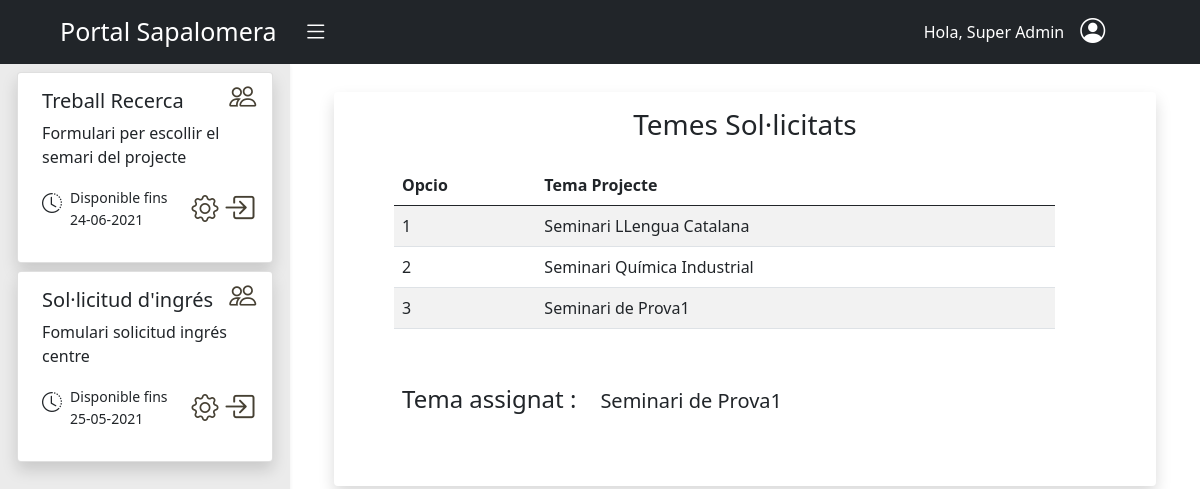
/aplicacions/projecte_batxillerat/ (signed in), run on the app's committed database.
### aplicacions/models.py (models this page shows, shortened)
class Aplicacio(models.Model):
    nom = models.CharField(max_length=30)
    descripcio = models.CharField(max_length=200)
    data_limit_inici = models.DateField()
    data_limit_fi = models.DateField()
    url_acces = models.CharField(max_length=60,blank=True)
    url_backend = models.CharField(max_length=60,blank=True)
    llista_grups = models.ManyToManyField(Group,blank=True)
    llista_encarregats = models.ManyToManyField(User,limit_choices_to={"rol__id_rol":1},blank=True)
    objects = models.Manager()
    llistatAplicacions= LListaAplicacions()
    class Meta:
        verbose_name_plural = 'Aplicacions'

### batxillerat_projecte/models.py (models this page shows)
class Solicitud(models.Model):
    plantajament = models.TextField()
    seminari = models.ForeignKey(Seminari, on_delete=models.CASCADE)
    usuari = models.ForeignKey(User, on_delete=models.CASCADE)
    assignat = models.BooleanField(default=False)
    class Meta:
        permissions = (
            ("enviar_solicitud", "Pot enviar Solicitud"),
        )

class Seminari(models.Model):
    nom = models.CharField(max_length=100)
    departament = models.ForeignKey(Departament, on_delete=models.CASCADE)
    places = models.PositiveSmallIntegerField()
    def __str__(self):
        return self.nom

### batxillerat_projecte/decorators.py (the view)
    def func(request, *args, **kwargs):
        if request.user.groups.first() in llistaGrups or request.user.is_staff:
            return view_func(request, *args, **kwargs)
        else:
            raise PermissionDenied

### aplicacions/modelManagers.py (called while the page is built)
    def per_usuari(self, user):
        today = date.today()
        if user.is_staff:
            return self.get_queryset().all()
        if user.rol.id_rol == 1:
            return self.get_queryset().filter(llista_encarregats__exact=user)
        else:
            return self.get_queryset().filter(llista_grups__in=user.groups.all()).filter(data_limit_fi__gte=today,data_limit_inici__lte=today).distinct()

### batxillerat_projecte/templates/batx_seminaris/solicitud_enviada.html
{% extends "aplicacions/llistar_aplicacions.html" %}
{% block aplicacio %}
{% load static %}
<div class="container">
    <div class="row align-items-center shadow rounded mt-2">
        <h3 class="text-center p-3">Temes Sol·licitats</h3>
        <div class="col-10 ms-5">
            <table class="table table-striped">
                <thead>
                    <tr>
                        <th scope="col">Opcio</th>
                        <th scope="col">Tema Projecte</th>
                    </tr>
                </thead>
                <tbody>
                    {% for solicitud  in llista_solicituds %}
                        <tr>
                            <td>{{ forloop.counter }}</td>
                            <td>{{solicitud.seminari}}</td>
                        </tr>
                    {% endfor %}
                </tbody>
            </table>
            <div class="d-flex flex-nowrap mt-5 pb-3 mb-4 align-items-center p-2 mb-5">
                <h4>Tema assignat : </h4>
                <h5 class="ms-4 pt-1">
                {% for solicitud  in llista_solicituds %}
                    {% if solicitud.assignat == True %}
                        {{solicitud.seminari}}
                    {% endif %}
                {% endfor %}
                </h5>
            </div>
        </div>
    </div>
</div>
{% endblock%}

### aplicacions/templates/aplicacions/llistar_aplicacions.html (shortened to what this page needs)
{% extends "base.html" %} {% block content %}
<div id="wrapper">
    <div class="container-fluid">
        <div id="sidebar-wrapper" class="color-sidebar shadow-sm" style="height:99vh">
            <ul class="sidebar-nav ">
                <div class="row d-flex justify-content-center">
                    <div class="col-11">
                        {% if llista_aplicacions %} {% for aplicacio in llista_aplicacions %}
                        <div class="card mx-1 mt-2 shadow  rounded-2">
                            {% if user.rol.id_rol == 1 or user.is_staff %}
                            <div id="gestioGrupsIcon"  role="button">
                                <a href="{% url 'aplicacions:llistar-grups-encarregats' aplicacio.id %}"><i class="icones-color bi bi-people" style="font-size: 27px;"></i></a>
                            </div>
                            {% endif %}
                            <div class="card-body  ms-2">
                                <h5 class="card-title ">{{ aplicacio.nom }}</h5>
                                <p class="card-text">{{ aplicacio.descripcio }}</p>
                                <div class="row">
                                    <div class="col-1  me-1 mt-1 ">
                                        <i class="bi bi-clock-history fa-9x" style="font-size: 20px;"></i>
                                    </div>
                                    <div class="col-md-auto">
                                        <small>
                                            Disponible fins
                                            <p>{{ aplicacio.data_limit_fi | date:'d-m-Y' }}</p>
                                        </small>
                                    </div>
                                    {% if user.rol.id_rol == 1 or user.is_staff %}
                                    <div role="button" class="col-1 mt-1">
                                        <a {% if aplicacio.url_backend %} href="{% url aplicacio.url_backend %}" {% endif %}><i class="icones-color bi bi-gear" style="font-size: 27px;"></i></a>
                                    </div>
                                    {% endif %}
                                    <div role="button" class="col-1 ms-2">
                                        <a {% if aplicacio.url_acces  %} href="{% url aplicacio.url_acces %}" {% endif %}><i class="icones-color bi bi-box-arrow-in-right" style="font-size: 31px;"></i></a>
                                    </div>
                                </div>
                            </div>
                        </div>
                        {% endfor %}
                        {% endif %}
                    </div>
                </div>
            </ul>
        </div>
        <div id="page-content-wrapper" class="overflow-auto" style="height:85vh">
            <div class="container-fluid">
                {% block aplicacio %}
                {% endblock %}
            </div>
        </div>
    </div>
</div>
{% endblock content %}

### templates/navbar.html (shortened to what this page needs)
<nav class="navbar navbar-expand-lg navbar-dark  bg-dark">
  <div class="container-fluid">
    <a class="navbar-brand ps-5" style="font-size: 25px;">
      Portal Sapalomera
      <i id="menu-toggle" type="button" class="navbar-toggle collapsed bg-dark bi bi-list" style="padding-left: 20px; font-size:25px;"collapse" data-target="#navbar" aria-expanded="false" aria-controls="navbar"></i>
    </a>
    <div style="margin-right: 5%;">
      <ul class="navbar-nav" >
        <li class="nav-item"><a class="nav-link" style="color: white;" >Hola, {{user.get_full_name}}</a></li>
        <div class="dropdown pe-4">
          <a class="p-0 ps-2 text-dark" role="button" id="dropdownMenuLink"  data-bs-toggle="dropdown" aria-expanded="false">
            <i class=" bi bi-person-circle text-white" style="font-size: 25px;"></i>
          </a>
        </div>
      </ul>
    </div>
  </div>
</nav>

### static/css/style.css (style rules this page uses)
#wrapper { padding-left: 0; -webkit-transition: all 0.5s ease; -moz-transition: all 0.5s ease; -o-transition: all 0.5s ease; transition: all 0.5s ease; }
.color-sidebar { background:#EBEBEB !important; }
#sidebar-wrapper { overflow-y: scroll; overflow-x: hidden; position: fixed; left: 290px; z-index: 1000; overflow-y: auto; margin-left: -290px; width: 0; height: 100%; background:#212529; -webkit-transition: all 0.5s ease; -moz-transition: all 0.5s ease; -o-transition: all 0.5s ease; transition: all 0.5s ease; }
#page-content-wrapper { padding: 15px; width: 100%; }
#gestioGrupsIcon { position: absolute; left: 80%; top: 0; transform: translate(30%, 10%); }
.icones-color { color:#464033; }
.sidebar-nav { position: absolute; top: 0; margin: 0; padding: 0; width: 290px; list-style: none; }
@media (min-width: 768px) { #wrapper { padding-left: 290px; } }
@media (min-width: 768px) { #sidebar-wrapper { width: 290px; } }
@media (min-width: 768px) { #page-content-wrapper { padding: 20px; } }

### data on the page
Aplicacio: nom "Treball Recerca", descripcio "Formulari per escollir el semari del projecte", data_limit_fi "24-06-2021"
Aplicacio: nom "Sol·licitud d'ingrés", descripcio "Fomulari solicitud ingrés centre", data_limit_fi "25-05-2021"
Solicitud: seminari "Seminari LLengua Catalana"
Solicitud: seminari "Seminari Química Industrial"
Solicitud: seminari "Seminari de Prova1"

### other printed values
{{ user.get_full_name }} "Super Admin"
